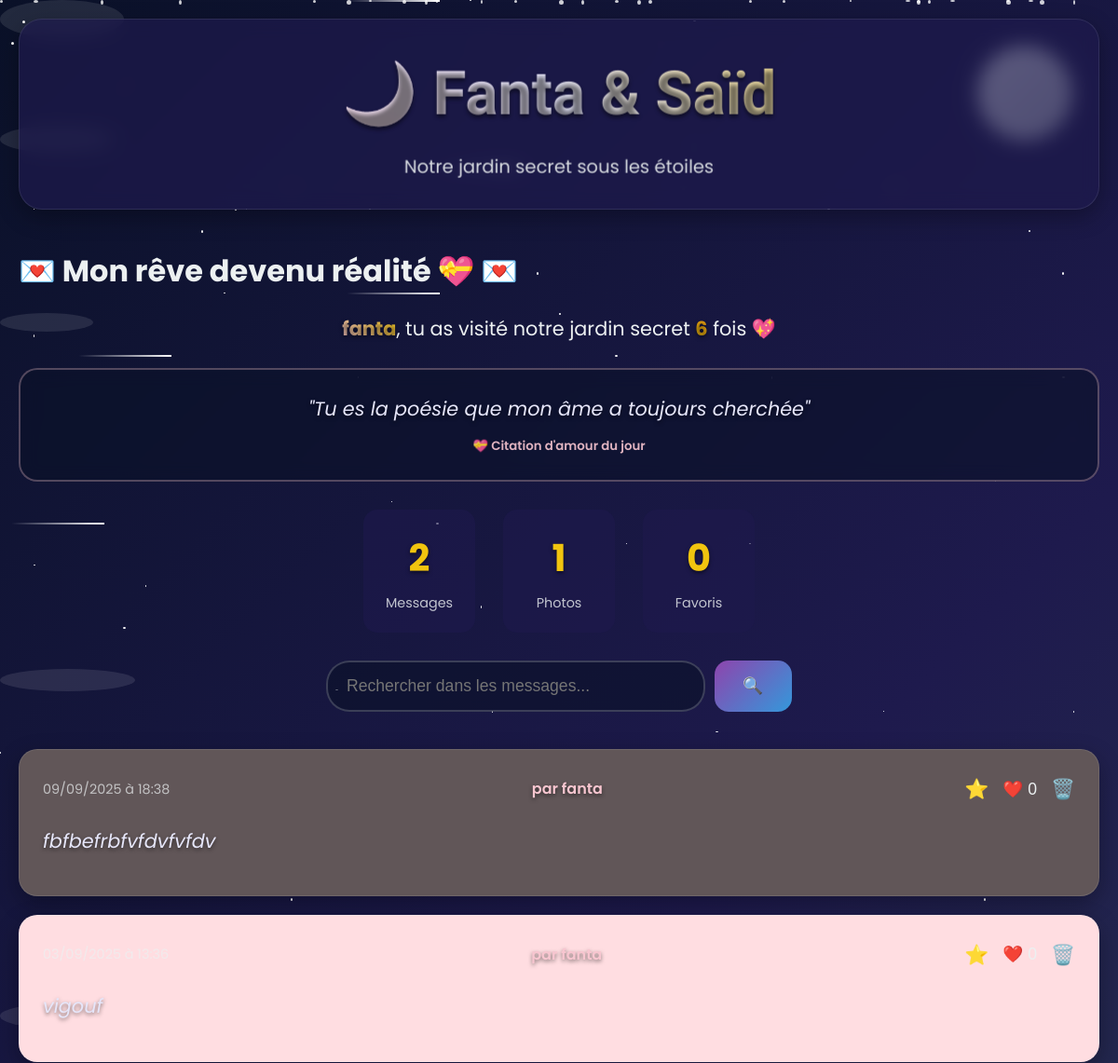
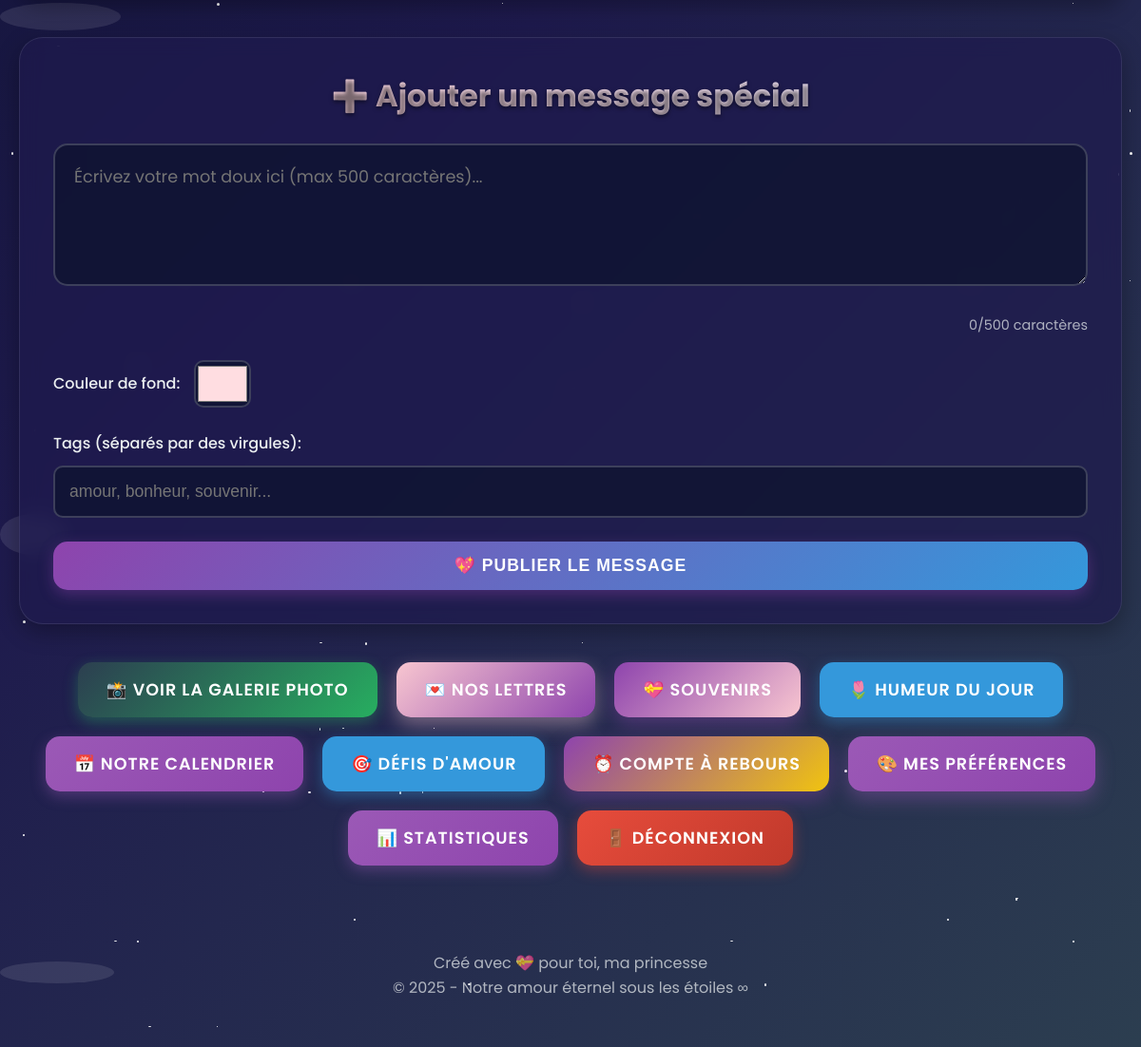
The app's page / (signed in) with its own data (2 pictures, top to bottom).
### app.py (models this page shows, shortened)
class User(UserMixin, db.Model):
    id = db.Column(db.Integer, primary_key=True)
    username = db.Column(db.String(50), unique=True, nullable=False)
    password_hash = db.Column(db.String(128), nullable=False)
    created_at = db.Column(db.DateTime, default=datetime.utcnow)
    last_login = db.Column(db.DateTime)
    visit_count = db.Column(db.Integer, default=0)
    favorite_color = db.Column(db.String(7), default='#ffdde1')

class Phrase(db.Model):
    id = db.Column(db.Integer, primary_key=True)
    texte = db.Column(db.String(300), nullable=False)
    date = db.Column(db.DateTime, default=datetime.utcnow)
    couleur = db.Column(db.String(20), default='#ffffff')
    est_favori = db.Column(db.Boolean, default=False)
    auteur = db.Column(db.String(50), default='Anonyme')
    likes = db.Column(db.Integer, default=0)
    tags = db.Column(db.String(200))  # Tags séparés par des virgules
    is_special = db.Column(db.Boolean, default=False)  # Messages spéciaux automatiques

### app.py (the view, shortened to what this page needs)
@app.route('/', methods=['GET', 'POST'])
@login_required
def index():
    page = request.args.get('page', 1, type=int)
    per_page = 10
    phrases = Phrase.query.order_by(Phrase.date.desc()).paginate(
        page=page, per_page=per_page, error_out=False
    )
    total_messages = Phrase.query.count()
    total_photos = Photo.query.count()
    favoris_count = Phrase.query.filter_by(est_favori=True).count()
    personal_greeting = get_personalized_greeting(current_user.username)
    love_quote = random.choice(LOVE_QUOTES)
    unread_letters = LoveLetter.query.filter_by(
        recipient=current_user.username,
        is_read=False
    ).count()
    return render_template('index.html',
                         phrases=phrases.items,
                         pagination=phrases,
                         user=current_user.username,
                         personal_greeting=personal_greeting,
                         love_quote=love_quote,
                         unread_letters=unread_letters,
                         visit_count=current_user.visit_count,
                         now=datetime.now(),
                         stats={
                             'total_messages': total_messages,
                             'total_photos': total_photos,
                             'favoris_count': favoris_count
                         })

### app.py (called while the page is built)
@login_manager.user_loader
def load_user(user_id):
    return User.query.get(int(user_id))

def get_personalized_greeting(username):
    today = date.today()
    if username == "fanta" and today.month == 9 and today.day == 27:
        return "🎉 JOYEUX ANNIVERSAIRE MA PRINCESSE ! 🎂✨"
    if username == "fanta":
        return random.choice(FANTA_MESSAGES)
    elif username == "said":
        return random.choice(SAID_MESSAGES)
    return f"Bienvenue {username} 💖"

### templates/index.html (shortened to what this page needs)
{% extends "base.html" %}
{% block content %}
<div class="header-container">
    <h1>💌 {{ personal_greeting }} 💌</h1>
    <div class="user-welcome">
        <span class="username">{{ user }}</span>, tu as visité notre jardin secret <span class="visit-count">{{ visit_count }}</span> fois 💖
    </div>
    <div class="daily-quote">
        <p class="love-quote">"{{ love_quote }}"</p>
        <small>💝 Citation d'amour du jour</small>
    </div>
    <div class="stats-quick">
        <div class="stat-item">
            <span class="stat-number">{{ stats.total_messages }}</span>
            <span class="stat-label">Messages</span>
        </div>
        <div class="stat-item">
            <span class="stat-number">{{ stats.total_photos }}</span>
            <span class="stat-label">Photos</span>
        </div>
        <div class="stat-item">
            <span class="stat-number">{{ stats.favoris_count }}</span>
            <span class="stat-label">Favoris</span>
        </div>
    </div>
</div>
<div class="search-container">
    <form method="GET" action="{{ url_for('search') }}" class="search-form">
        <input type="text" name="q" placeholder="Rechercher dans les messages..." class="search-input">
        <button type="submit" class="btn btn-search">🔍</button>
    </form>
</div>
<div class="messages-container">
    {% if phrases %}
        <div class="messages-list">
            {% for phrase in phrases %}
                <div class="message-card {% if phrase.is_special %}special-message{% endif %}" style="background-color: {{ phrase.couleur }};">
                    <div class="message-header">
                        <span class="message-date">{{ phrase.date.strftime('%d/%m/%Y à %H:%M') }}</span>
                        <span class="message-author">par {{ phrase.auteur }}</span>
                        <div class="message-actions">
                            <a href="{{ url_for('toggle_favori', phrase_id=phrase.id) }}"
                               class="favorite-btn {% if phrase.est_favori %}favori{% endif %}">
                                ⭐
                            </a>
                            <button onclick="likePhrase({{ phrase.id }})" class="like-btn">
                                ❤️ <span id="likes-{{ phrase.id }}">{{ phrase.likes or 0 }}</span>
                            </button>
                            {% if phrase.auteur == user %}
                            <a href="{{ url_for('supprimer_phrase', phrase_id=phrase.id) }}"
                               class="delete-btn" onclick="return confirm('Supprimer ce message?')">
                                🗑️
                            </a>
                            {% endif %}
                        </div>
                    </div>
                    <div class="message-content">
                        {{ phrase.texte }}
                    </div>
                </div>
            {% endfor %}
        </div>
    {% else %}
        <div class="no-messages">
            <p>💝 Aucun message d'amour encore... Sois le premier à écrire quelque chose de doux !</p>
        </div>
    {% endif %}
</div>
<div class="add-message-section" id="ajouter">
    <h2>➕ Ajouter un message spécial</h2>
    <form method="POST" action="{{ url_for('index') }}" class="message-form">
        <textarea name="texte" placeholder="Écrivez votre mot doux ici (max 500 caractères)..." required maxlength="500"></textarea>
        <div class="char-counter">
            <span id="char-count">0</span>/500 caractères
        </div>
        <div class="color-picker">
            <label>Couleur de fond:</label>
            <input type="color" name="couleur" value="{{ current_user.favorite_color }}">
        </div>
        <div class="tags-input">
            <label>Tags (séparés par des virgules):</label>
            <input type="text" name="tags" placeholder="amour, bonheur, souvenir..." class="form-input">
        </div>
        <button type="submit" class="btn btn-primary">💖 Publier le message</button>
    </form>
</div>
<div class="navigation-links">
    <a href="{{ url_for('galerie') }}" class="btn btn-secondary">📸 Voir la galerie photo</a>
    <a href="{{ url_for('letters') }}" class="btn btn-romantic">💌 Nos lettres</a>
    <a href="{{ url_for('memories') }}" class="btn btn-memory">💝 Souvenirs</a>
    <a href="{{ url_for('mood') }}" class="btn btn-info">🌷 Humeur du jour</a>
    <a href="{{ url_for('love_calendar') }}" class="btn btn-accent">📅 Notre calendrier</a>
    <a href="{{ url_for('love_challenges') }}" class="btn btn-info">🎯 Défis d'amour</a>
    {% if user == 'fanta' %}
        {% set today = moment().date() if moment else now.date() %}
        {% if today.month == 9 and today.day >= 27 %}
            <a href="{{ url_for('birthday_surprise') }}" class="btn btn-birthday">🎂 Ma surprise !</a>
        {% elif today < now.replace(month=9, day=27).date() %}
            <a href="{{ url_for('countdown') }}" class="btn btn-countdown">⏰ Compte à rebours</a>
        {% endif %}
    {% endif %}
    <a href="{{ url_for('personalize') }}" class="btn btn-customize">🎨 Mes préférences</a>
    <a href="{{ url_for('stats') }}" class="btn btn-accent">📊 Statistiques</a>
    <a href="{{ url_for('logout') }}" class="btn btn-logout">🚪 Déconnexion</a>
</div>
{% endblock %}

### records on screen
User: username "fanta", couleur "#ffdde1"
Phrase: date "09/09/2025 à 18:38", auteur "fanta", likes "0", texte "fbfbefrbfvfdvfvfdv"
Phrase: auteur "fanta", texte "vigouf"

### other values on screen
{{ personal_greeting }} "Mon rêve devenu réalité 💝"
{{ visit_count }} "6"
{{ stats.total_messages }} "2"
{{ stats.total_photos }} "1"
{{ stats.favoris_count }} "0"
